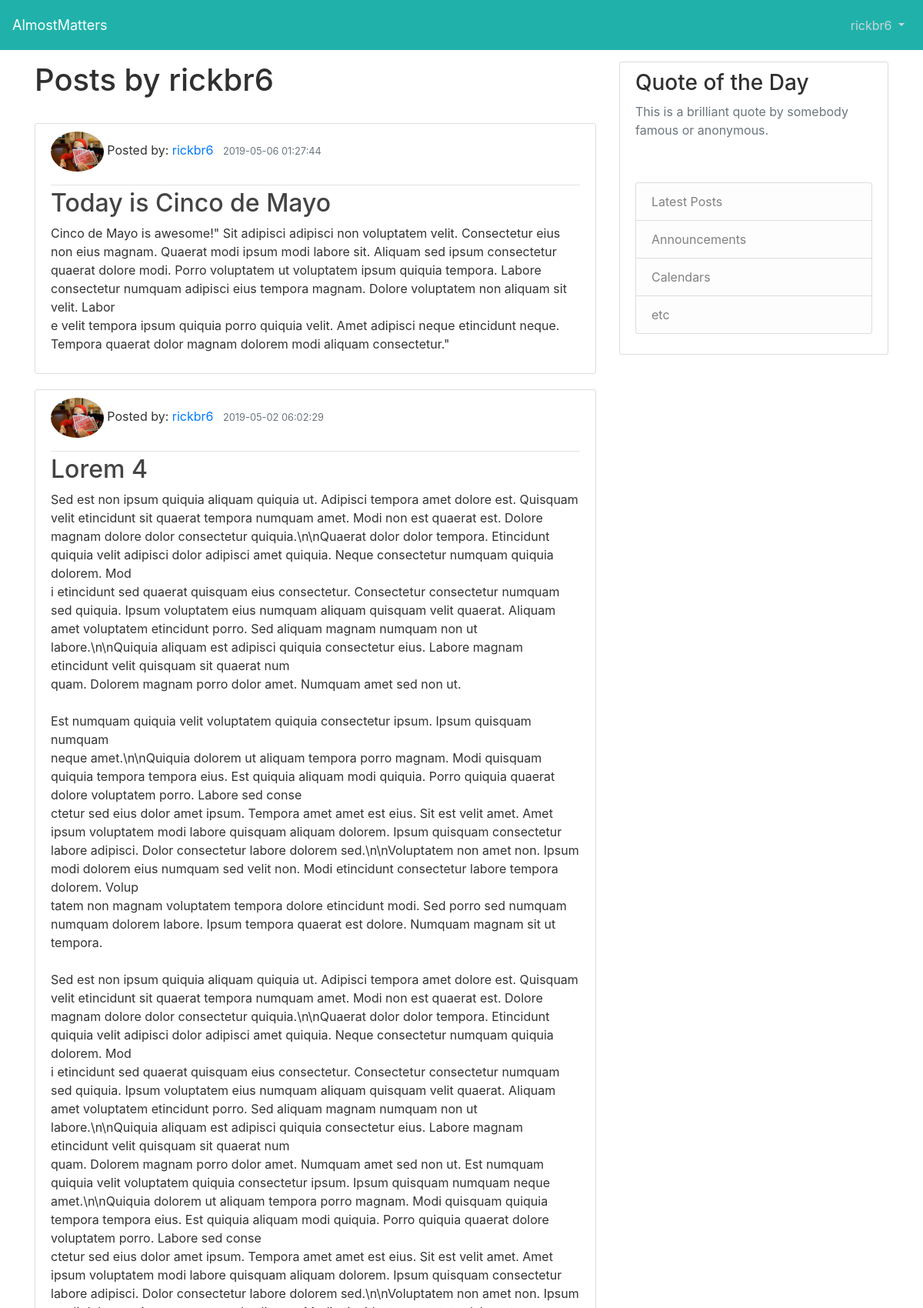
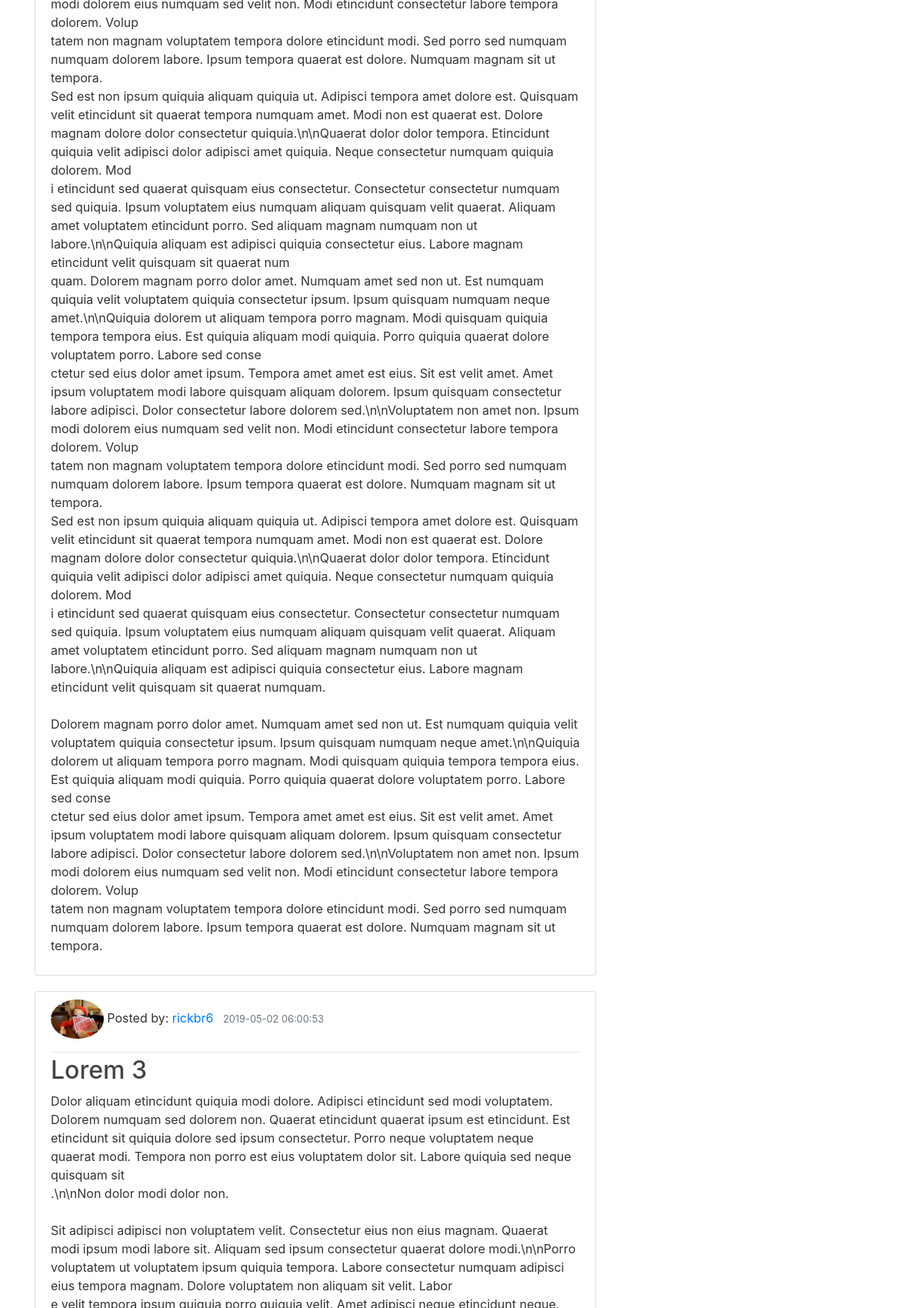
Screenshot of /user/posts/1 (upper part) with the database file from the repository (2 pictures, top to bottom).
### models.py (models this page shows, shortened)
class Users(db.Model):
    id = db.Column(db.Integer, primary_key=True)
    first_name = db.Column(db.String(45), nullable=True)
    last_name = db.Column(db.String(45), nullable=True)
    email = db.Column(db.String(45), unique=True, nullable=False)
    password = db.Column(db.String(45), nullable=False)
    screen_name = db.Column(db.String(45), unique=True, nullable=False)
    profile_pic = db.Column(db.String(20), nullable=False, default='/static/profile_avatar.jpg')
    articles = db.relationship('Articles', backref='author', lazy=True)
    created_at = db.Column(db.DateTime, server_default=func.now())
    updated_at = db.Column(db.DateTime, server_default=func.now(), onupdate=func.now())

class Articles(db.Model):
    id = db.Column(db.Integer, primary_key=True)
    title = db.Column(db.String(30))
    content = db.Column(db.Text, nullable=False)
    user_id = db.Column(db.Integer, db.ForeignKey("users.id"), nullable=False)
    created_at = db.Column(db.DateTime, server_default=func.now())
    updated_at = db.Column(db.DateTime, server_default=func.now(), onupdate=func.now())

### controller_functions.py (the view)
def show_user_posts(id):
    print(f"ROUTE: show_user_posts")
    current_user = Users.query.get(id)
    user_posts = current_user.articles
    user_posts.reverse()
    return render_template("user_posts.html", user=current_user, posts=user_posts)

### templates/user_posts.html (shortened to what this page needs)
{% extends "./layout.html" %}
{% block content %}
    <h1>Posts by {{ user.screen_name }}</h1>
    <br>
    {% for post in posts %}
        <article class="media content-section">
          <div class="media-body">
            <div class="article-metadata">
                <p><img src="{{ post.author.profile_pic }}" width="10%" class="rounded-circle"/>   Posted by:
                    <a class="mr-2" href="/user/posts/{{ post.author.id }}">{{ post.author.screen_name }}</a>
                    <small class="text-muted">{{ post.created_at }}</small>
                </p>
            </div>
            <h2><a class="article-title" href="#">{{ post.title }}</a></h2>
            <p class="article-content">{{ post.content }}</p>
          </div>
        </article>
    {% endfor %}
{% endblock content %}

### templates/layout.html (shortened to what this page needs)
<!DOCTYPE html>
<html lang="en" xmlns:http="http://www.w3.org/1999/xhtml">
    <head>
      <link rel="stylesheet" href="https://stackpath.bootstrapcdn.com/bootstrap/4.3.1/css/bootstrap.min.css">
      <link rel="stylesheet" type="text/css" href="{{ url_for('static', filename='styles.css') }}">
    </head>
    <body>
        <header class="site-header">
            <nav class="navbar navbar-expand-md navbar-dark bg-steel fixed-top">
                <a class="navbar-brand abs" href="/dashboard">AlmostMatters</a>
                <div class="navbar-collapse collapse" id="collapsingNavbar">
                    <ul class="navbar-nav ml-auto">
                        <li class="nav-item dropdown">
                            <a class="nav-link dropdown-toggle" id="navbarDropdownMenuLink-4" data-toggle="dropdown"
                            aria-haspopup="true" aria-expanded="false">
                             {{ user.screen_name }} </a>
                        </li>
                    </ul>
                </div>
            </nav>
        </header>
        <main role="main" class="container">
          <div class="row">
            <div class="col-md-8">
              {% block content %}{% endblock %}
            </div>
            <div class="col-md-4">
              <div class="content-section">
                <h3>Quote of the Day</h3>
                  <p class='text-muted'>This is a brilliant quote by somebody famous or anonymous.</p>
                  <br>
                  <p>
                  <ul class="list-group">
                    <li class="list-group-item list-group-item-light">Latest Posts</li>
                    <li class="list-group-item list-group-item-light">Announcements</li>
                    <li class="list-group-item list-group-item-light">Calendars</li>
                    <li class="list-group-item list-group-item-light">etc</li>
                  </ul>
                </p>
              </div>
            </div>
          </div>
         </main>
    </body>
</html>

### static/styles.css (style rules this page uses)
body { background: white; color: #333333; margin-top: 5rem; }
h1, h2, h3, h4, h5, h6 { color: #303030; }
.navbar-brand { font-size: large; }
.bg-steel { background-color: lightseagreen; height: 65px;; }
.site-header .navbar-nav .nav-link { color: #cbd5db; }
.content-section { background: #ffffff; padding: 10px 20px; border: 1px solid #dddddd; border-radius: 3px; margin-bottom: 20px; }
.article-title { color: #444444; }
.article-content { white-space: pre-line; }
.article-metadata { padding-bottom: 1px; margin-bottom: 4px; border-bottom: 1px solid #e3e3e3 }

### rows the page displays
Users: screen_name "rickbr6"
Articles: author.profile_pic (picture), author.screen_name "rickbr6", created_at "2019-05-06 01:27:44", title "Today is Cinco de Mayo", content "Cinco de Mayo is awesome!\" Sit adipisci adipisci non voluptatem velit. Consectetur eius non eius magnam. Quaerat modi ipsum modi labore sit. Aliquam sed ipsum consectetur quaerat dolore modi. Porro voluptatem ut voluptatem ipsum quiquia tempora. Labore consectetur numquam adipisci eius tempora magnam. Dolore voluptatem non aliquam sit velit. Labor e velit tempora ipsum quiquia porro quiquia velit. Amet adipisci neque etincidunt neque. Tempora quaerat dolor magnam dolorem modi aliquam consectetur.\""
Articles: author.profile_pic (picture), author.screen_name "rickbr6", created_at "2019-05-02 06:02:29", title "Lorem 4", content "Sed est non ipsum quiquia aliquam quiquia ut. Adipisci tempora amet dolore est. Quisquam velit etincidunt sit quaerat tempora numquam amet. Modi non est quaerat est. Dolore magnam dolore dolor consectetur quiquia.\\n\\nQuaerat dolor dolor tempora. Etincidunt quiquia velit adipisci dolor adipisci amet quiquia. Neque consectetur numquam quiquia dolorem. Mod i etincidunt sed quaerat quisquam eius consectetur. Consectetur consectetur numquam sed quiquia. Ipsum voluptatem eius numquam aliquam quisquam velit quaerat. Aliquam amet voluptatem etincidunt porro. Sed aliquam magnam numquam non ut labore.\\n\\nQuiquia aliquam est adipisci quiquia consectetur eius. Labore magnam etincidunt velit quisquam…"
Articles: author.profile_pic (picture), author.screen_name "rickbr6", created_at "2019-05-02 06:00:53", title "Lorem 3"
